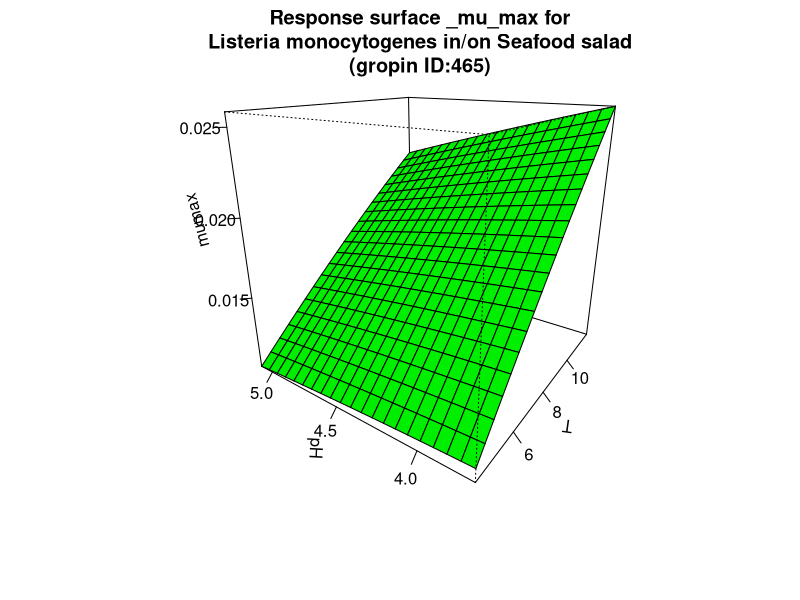

The R script that drew this image:
#############################
# start of Parameter script
#############################
T <- seq(4.004,11.988011988012,length.out=21)
pH <- seq(3.7037,5.0949050949051,length.out=21)
#############################
# end of Parameter script
#############################
############################# 
# start of Model script Gropin ID 465 
#############################
 
# constant coefficients for this model
 
variables <- data.frame(T,pH)
argumentsPar <- unique.data.frame(expand.grid(variables))
 
# heart of the model
response_surface <- function(T,pH) {
   mumax <-(-0.00313+0.00338*T+0.00214*pH-0.00031*T*pH-0.000024*(T^2)-0.000169*(pH^2))

	return(mumax=mumax)
} 

# output parameters
responseSurface <- cbind(argumentsPar,response_surface(argumentsPar['T'],argumentsPar['pH']))
colnames(responseSurface) <- c(colnames(argumentsPar),'mumax')
#############################
# End of Model script
#############################
############################# 
# start of Visualisation script Gropin ID 465 
#############################
titleText <-'Response surface _mu_max for
Listeria monocytogenes in/on Seafood salad
(gropin ID:465)'
persp(T,pH,matrix(unlist(responseSurface$'mumax'),nrow=21),col = 'green',xlab='T',ylab='pH',zlab='mumax',main=titleText,theta=305,phi=20,shade=0.25,ticktype = 'detailed')
#############################
# End of Visualisation script
#############################
